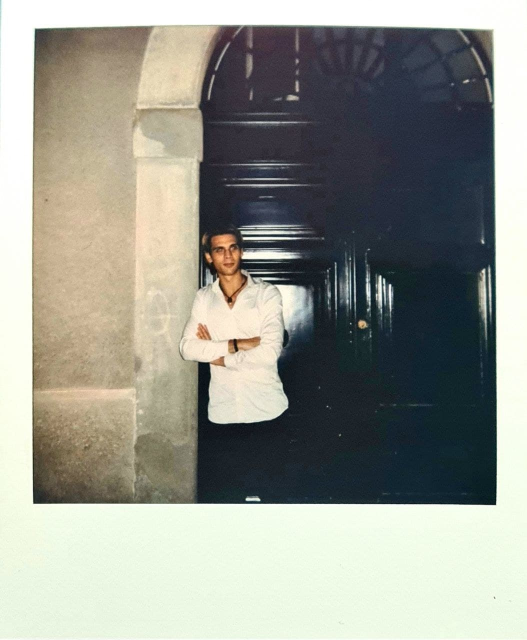
#> input picture test.jpg, 1054 x 1280 px (shown at 1/2 size)
$ python polaroids_pip_creator.py
#> lines starting #> are read from the running program, lines starting #| are printed output that depends on the picture
import cv2
import time
import numpy as np

def crop_image(filename, pixel_value=255):
    gray = cv2.imread(filename, cv2.IMREAD_GRAYSCALE)
    crop_rows = gray[~np.all(gray == pixel_value, axis=1), :]
    cropped_image = crop_rows[:, ~np.all(crop_rows == pixel_value, axis=0)]
    return cropped_image

def insert_center(bg,img):
    bg_shape = bg.shape
    img_shape = img.shape
    ww = bg_shape[0]
    w = img_shape[0]
    hh = bg_shape[1]
    h = img_shape[1]
    center_x_bg = np.floor_divide( ww , 2 )
    center_y_bg =  np.floor_divide( hh , 2 )
    center_x_img =  np.floor_divide( w , 2 )
    center_y_img =  np.floor_divide( h , 2 )
    delta_x_minus = center_x_bg - center_x_img
    delta_x_plus= center_x_bg + center_x_img
    delta_y_minus = center_y_bg - center_y_img
    delta_y_plus= center_y_bg + center_y_img
    bg[delta_x_minus : delta_x_plus , delta_y_minus : delta_y_plus , :] = img[0:w,0:h,:]


def crop_border(img,border_x,border_y):
    img_shape = img.shape
    w = img_shape[0]
    h = img_shape[1]
    center_x_img =  np.floor_divide( w , 2 )
    center_y_img =  np.floor_divide( h , 2 )
    img = img[ border_x : w + border_x  , border_y : w - border_y , :]
    return img

if __name__ == "__main__" :
    path = input("insert full polaroid scan path :\n>>> ")
#> the answer given: test.jpg
    imgor = cv2.imread(path)
#> imgor is the input picture: shape (1280, 1054, 3); mean B, G, R 143.8, 152.9, 151.2
    img_shape = imgor.shape
#> img_shape = (1280, 1054, 3)
    h = img_shape[0]
#> h = 1280
    w = imgor.shape[1]
#> w = 1054
    img = crop_border(imgor,5,5)
#> in crop_border, `img = img[ border_x : w + border_x  , border_y : w - border_y , :]`:
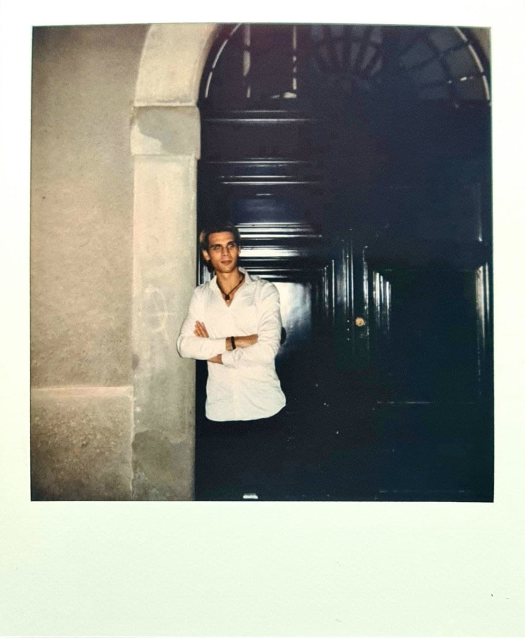
#> img: shape (1275, 1049, 3) (shown at 1/2 size); mean of channels 0, 1, 2 143, 152, 150.4; drawn as B, G, R
    img_res = cv2.resize(img, (1054 ,1280) , interpolation= cv2.INTER_LINEAR)
    img_shape = img_res.shape
    hr = img_shape[0]
#> hr = 1280
    wr = img_shape[1]
#> wr = 1054


    cv2.waitKey(0)

    y = 120
    h = 870
    x = 120
    w = 870
    croppedwhite = img_res[y+10:y+h-10, x+10:x+w-10]
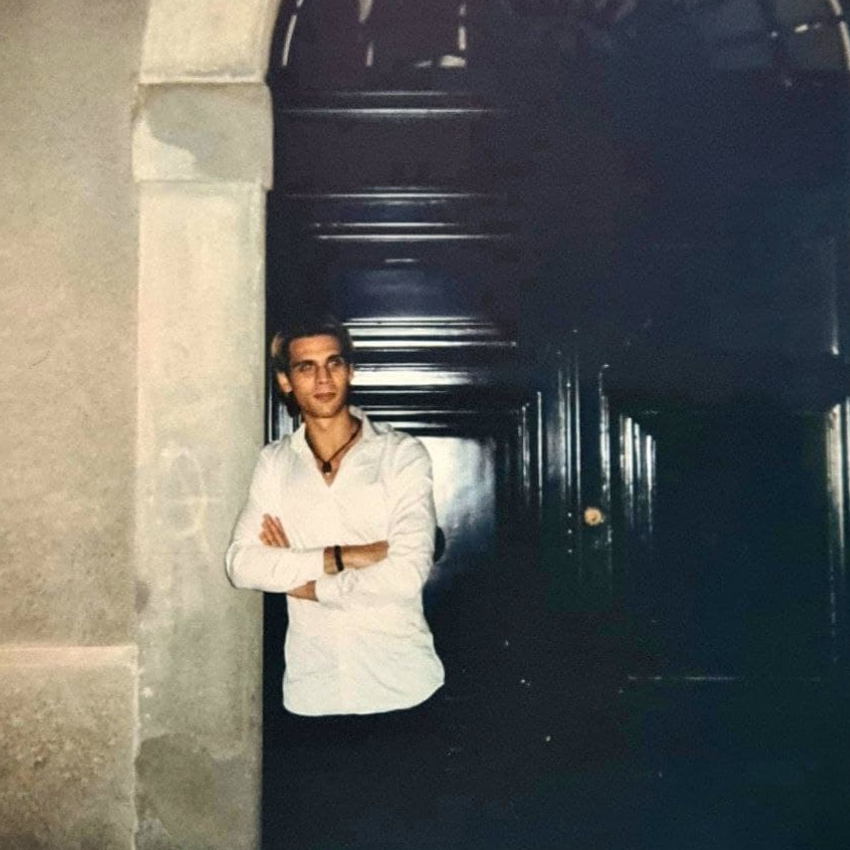
#> croppedwhite: shape (850, 850, 3); mean of channels 0, 1, 2 94.5, 99.4, 99.7; drawn as B, G, R


    cv2.imshow('graycsale imagde',croppedwhite)
    cv2.waitKey(0)

    blur_image = cv2.GaussianBlur(croppedwhite, (3,3), 0)
    blur_resized_up = cv2.resize(blur_image, (1600, 1600) , interpolation= cv2.INTER_LINEAR)
    bg_shape = blur_resized_up.shape
#> bg_shape = (1600, 1600, 3)
    hh = bg_shape[0]
#> hh = 1600
    ww = bg_shape[1]
#> ww = 1600
    center_x = ww/2
#> center_x = 800
    center_y = hh/2
#> center_y = 800
    blur_resized_up = np.asarray(blur_resized_up)
    img_shape = np.asarray(img_shape)
#> img_shape = [1280, 1054, 3]
    hr_m = np.floor(hr/2)
    wr_m = np.floor(wr/2)
    final = insert_center(blur_resized_up,img_res)
#> in insert_center, `bg[delta_x_minus : delta_x_plus , delta_y_minus : delta_y_plus , :] = ..`:
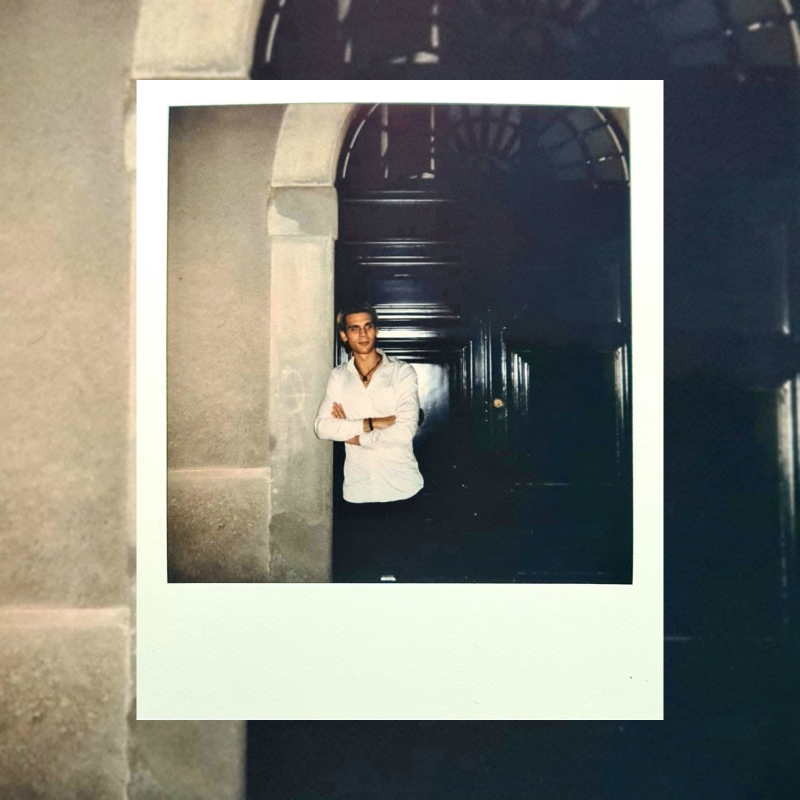
#> bg: shape (1600, 1600, 3) (shown at 1/2 size); mean of channels 0, 1, 2 118.2, 125.8, 125.1; drawn as B, G, R
    final = blur_resized_up
    name = input("insert image name :\n>>> ")
#> the answer given: test.jpg
    cv2.imwrite(name+".jpg", final)
    exit(0)
#> (the program exits here)
